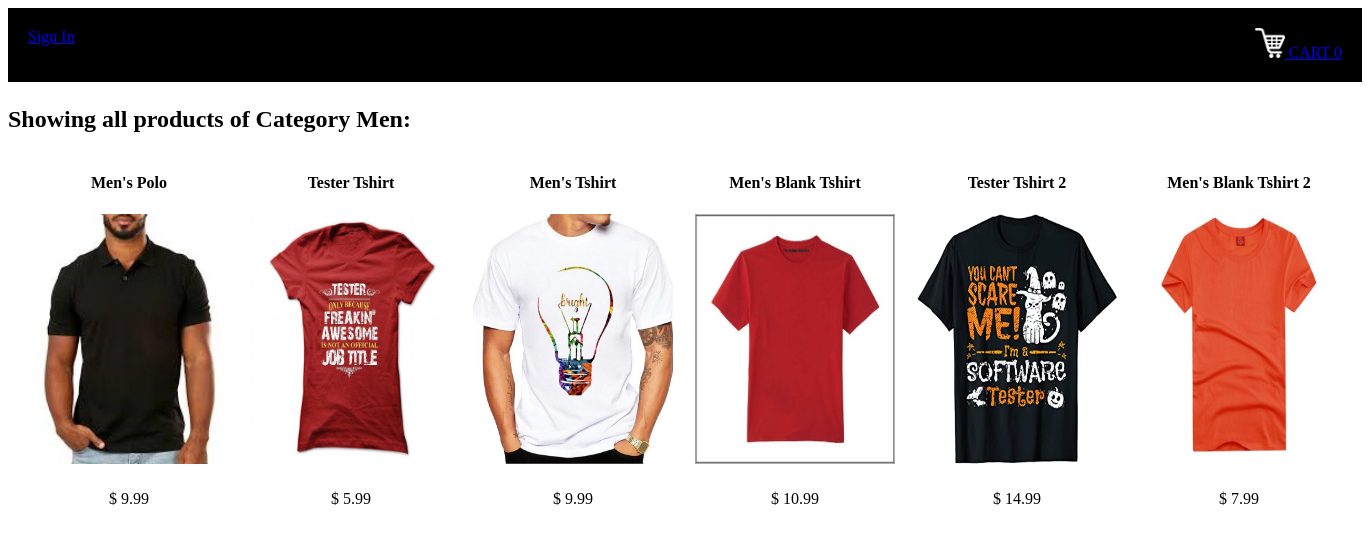
Screenshot of /displayCategory?categoryId=1 with the database file from the repository.
### tables this page shows
CREATE TABLE categories
		(categoryId INTEGER PRIMARY KEY,
		name TEXT
		);

CREATE TABLE products
		(productId INTEGER PRIMARY KEY,
		name TEXT,
		price REAL,
		description TEXT,
		image TEXT,
		stock INTEGER,
		categoryId INTEGER,
		FOREIGN KEY(categoryId) REFERENCES categories(categoryId)
		);

### main.py (the view)
@app.route("/displayCategory")
def displayCategory():
        loggedIn, firstName, noOfItems = getLoginDetails()
        categoryId = request.args.get("categoryId")
        with sqlite3.connect('database.db') as conn:
            cur = conn.cursor()
            cur.execute("SELECT products.productId, products.name, products.price, products.image, categories.name FROM products, categories WHERE products.categoryId = categories.categoryId AND categories.categoryId = " + categoryId)
            data = cur.fetchall()
        conn.close()
        categoryName = data[0][4]
        data = parse(data)
        return render_template('displayCategory.html', data=data, loggedIn=loggedIn, firstName=firstName, noOfItems=noOfItems, categoryName=categoryName)

### main.py (called while the page is built, shortened)
def getLoginDetails():
    with sqlite3.connect('database.db') as conn:
        cur = conn.cursor()
        if 'email' not in session:
            loggedIn = False
            firstName = ''
            noOfItems = 0
    conn.close()
    return (loggedIn, firstName, noOfItems)

def parse(data):
    ans = []
    i = 0
    while i < len(data):
        curr = []
        for j in range(7):
            if i >= len(data):
                break
            curr.append(data[i])
            i += 1
        ans.append(curr)
    return ans

### templates/displayCategory.html (shortened to what this page needs)
<!DOCTYPE HTML>
<html>
<head>
<link rel="stylesheet" href={{ url_for('static', filename='css/home.css') }} />
<link rel="stylesheet" href={{ url_for('static', filename='css/topStyle.css') }} />
</head>
<body>
<div id="title">
	{% if not loggedIn %}
	<div id="signInButton">
		<a class="link" href="/loginForm">Sign In</a>
	</div>
	{% endif %}
	<div id="cart">
		<a class="link" href="/cart">
			<img src={{url_for('static', filename='images/shoppingCart.png')}} id="cartIcon" />
			CART {{noOfItems}}
		</a>
	</div>
</div>
<div>
	<h2>Showing all products of Category {{categoryName}}:</h2>
	{% for itemData in data %}
	<table>
		<tr id="productName">
			{% for row in itemData %}
			<td>
				{{row[1]}}
			</td>
			{% endfor %}
		</tr>
		<tr id="productImage">
			{% for row in itemData %}
			<td>
				<a href="/productDescription?productId={{row[0]}}">
					<img src={{ url_for('static', filename='uploads/' + row[3]) }} id="itemImage" />
				</a>
			</td>
			{% endfor %}
		</tr>
		<tr id="productPrice">
			{% for row in itemData %}
			<td>
				$ {{row[2]}}
			</td>
			{% endfor %}
		</tr>
	</table>
	{% endfor %}
</div>
</body>
</html>

### static/css/home.css (style rules this page uses)
#itemImage { height: 250px; width: 200px; }
table { border-spacing: 20px; }
#productName { text-align: center; font-weight: bold; }
#productPrice { text-align: center; }

### static/css/topStyle.css (style rules this page uses)
#title { background-color: black; display: inline-block; width: 100%; }
#signInButton { color: yellow; margin-top: 20px; margin-bottom: 20px; margin-left: 20px; margin-right: 20px; float: left; }
#cart { color: white; margin-top: 20px; margin-bottom: 20px; margin-left: 20px; margin-right: 20px; float: right; }
#cartIcon { height: 30px; width: 30px; }

### rows the page displays
categories: name "Men"
products: name "Men's Polo", image (picture), price "9.99"
products: name "Tester Tshirt", image (picture), price "5.99"
products: name "Men's Tshirt", image (picture), price "9.99"
products: name "Men's Blank Tshirt", image (placeholder picture), price "10.99"
products: name "Tester Tshirt 2", image (picture), price "14.99"
products: name "Men's Blank Tshirt 2", image (picture), price "7.99"

### other values shown
{{ noOfItems }} "0"
